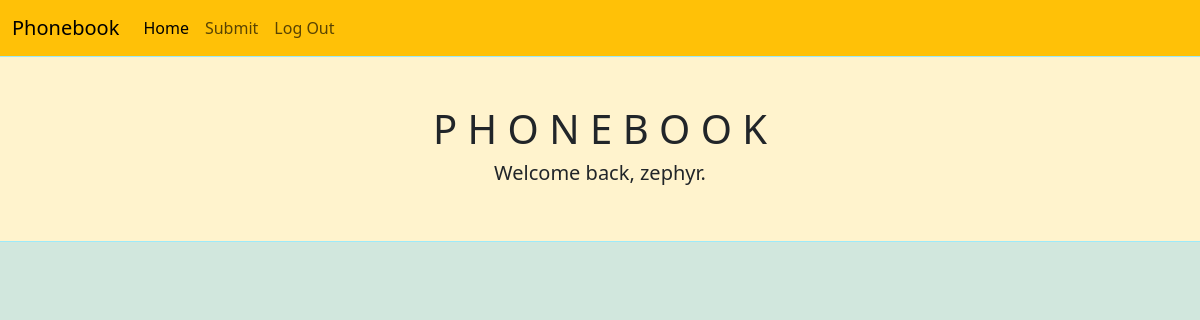
/ (signed in), run on an earlier commit of the app's database.
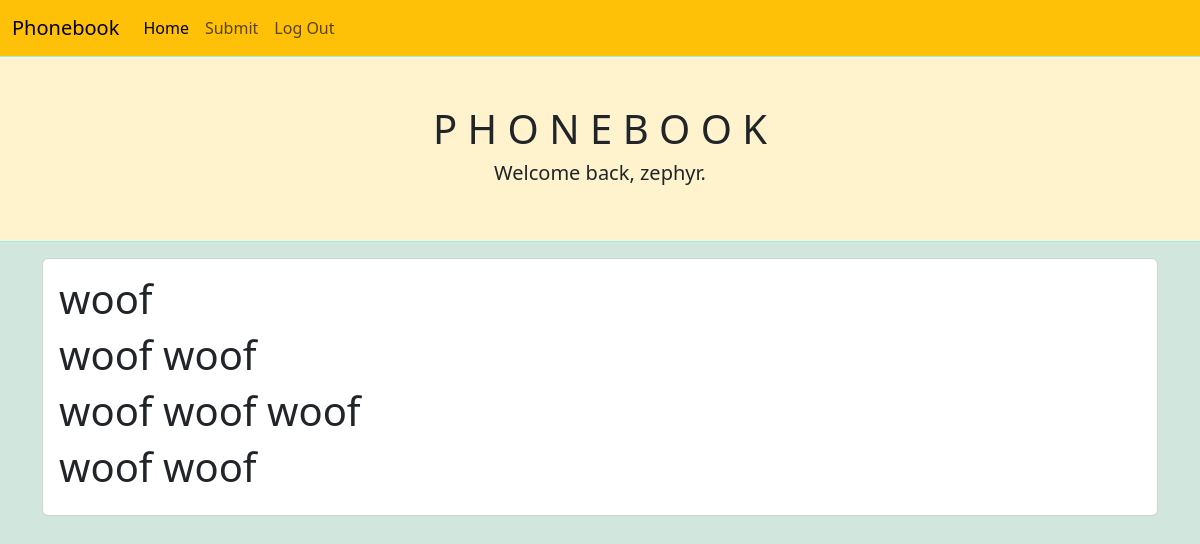
And on a later commit of the database.
### app/models.py (models this page shows, shortened)
class User(db.Model, UserMixin):
    id = db.Column(db.Integer, primary_key=True)
    first_name = db.Column(db.String(50), nullable=False)
    last_name = db.Column(db.String(50), nullable=False)
    email = db.Column(db.String(75), nullable=False, unique=True)
    username = db.Column(db.String(75), nullable=False, unique=True)
    password = db.Column(db.String(255), nullable=False)
    entries = db.relationship('Entry', backref='submitter')

class Entry(db.Model):
    id = db.Column(db.Integer, primary_key=True)
    first_name = db.Column(db.String(50), nullable=False)
    last_name = db.Column(db.String(50), nullable=False)
    phone_number = db.Column(db.String(75), nullable=False)
    address = db.Column(db.String(100), nullable=False)
    date_created = db.Column(db.DateTime, nullable=False, default=datetime.utcnow)
    user_id = db.Column(db.Integer, db.ForeignKey('user.id')) # SQL - FOREIGN KEY(user_id) REFERENCES user(id)

### app/routes.py (the view)
@app.route('/')
def index():
    entries = Entry.query.all()
    return render_template('index.html', entries=entries)

### app/models.py (called while the page is built)
@login.user_loader
def get_a_user_by_id(user_id):
    return db.session.get(User, user_id)

### app/templates/index.html (shortened to what this page needs)
{% extends 'base.html' %}
{% block header %}
<h1>P H O N E B O O K</h1>
{% if current_user.is_authenticated %}
        <h5>Welcome back, {{ current_user.username }}.</h5>
    {% else %}
        <h5>Log in or create an account to make entries.</h5>
    {% endif %}
{% endblock %}
{% block content %}
        <div>
{% for entry in entries %}
{% if entry.submitter == current_user %}
                <div class="card mt-3">
                    <div class="row g-0">
                        <div class="card-body">
                            <h1>{{ entry.first_name }}</h1>
                            <h1>{{ entry.last_name }}</h1>
                            <h1>{{ entry.phone_number }}</h1>
                            <h1>{{ entry.address }}</h1>
                        </div>
                    </div>
                </div>
                {% endif %}
            {% endfor %}
        </div>
    {% endblock %}

### app/templates/base.html (shortened to what this page needs)
<!DOCTYPE html>
<html lang="en">
<head>
    <link rel="stylesheet" href="https://cdn.jsdelivr.net/npm/bootstrap@5.3.0-alpha1/dist/css/bootstrap.min.css">
</head>
<body class="bg-success-subtle">
    {% include 'nav.html' %}
    <div class="row bg-warning-subtle border border-info-subtle py-5">
        <div class="col text-center">
            {% block header %}{% endblock %}
        </div>
    </div>
    <div class="container">
        {% block content %}
        {% endblock %}
    </div>
</body>
</html>

### app/templates/nav.html (shortened to what this page needs)
<nav class="navbar navbar-expand-lg navbar-light bg-warning">
    <div class="container-fluid">
      <a class="navbar-brand" href="/">Phonebook</a>
      <div class="collapse navbar-collapse" id="navbarNavAltMarkup">
        <div class="navbar-nav">
          <a class="nav-link active" aria-current="page" href="/">Home</a>
          {% if current_user.is_authenticated %}
                <a class="nav-link" href="/submission">Submit</a>
                <a class="nav-link" href="/logout">Log Out</a>
          {% else %}
                <a class="nav-link" href="/signup">Sign Up</a>
                <a class="nav-link" href="/login">Log In</a>
          {% endif %}
        </div>
      </div>
    </div>
  </nav>

What changed in the data, as far as the page shows it:
added Entry: first_name "woof", last_name "woof woof", phone_number "woof woof woof", address "woof woof"
